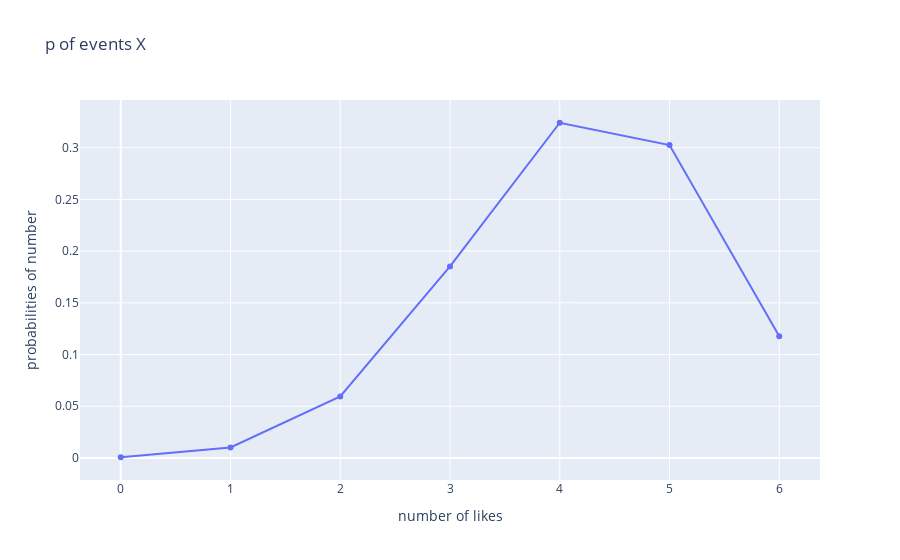

The notebook cell this image was saved under:
### Markdown cell above
We can plot the various probabilities like so:

### Code cell
import plotly.graph_objects as go
num_of_likes = list(range(0, 7))
scatter = go.Scatter(x = num_of_likes, y = probs_of_each_number)
go.Figure(scatter, {'title': 'p of events X', 
                    'xaxis': {'title': 'number of likes'}, 
                    'yaxis': {'title': 'probabilities of number'}})

### Figure 1 — Plotly figure (JSON) as saved in the notebook; plotly's stock layout.template omitted (floating-point values rounded to 4 significant figures)
{"data": [{"type": "scatter", "x": [0, 1, 2, 3, 4, 5, 6], "y": [0.000729, 0.01021, 0.05954, 0.1852, 0.3241, 0.3025, 0.1176]}], "layout": {"autosize": true, "title": {"text": "p of events X"}, "xaxis": {"autorange": true, "range": [-0.3994, 6.399], "title": {"text": "number of likes"}, "type": "linear"}, "yaxis": {"autorange": true, "range": [-0.02296, 0.3478], "title": {"text": "probabilities of number"}, "type": "linear"}}}
